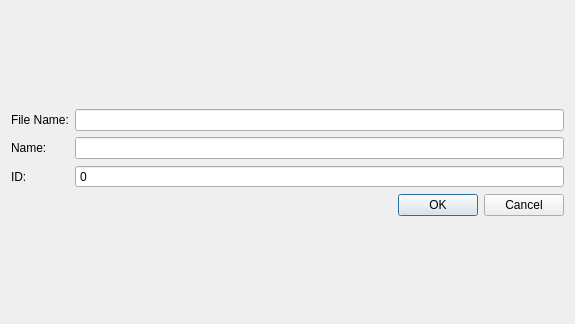
<?xml version="1.0" encoding="UTF-8"?>
<ui version="4.0">
 <class>CaseCreationDialog</class>
 <widget class="QDialog" name="CaseCreationDialog">
  <property name="geometry">
   <rect>
    <x>0</x>
    <y>0</y>
    <width>575</width>
    <height>324</height>
   </rect>
  </property>
  <property name="windowTitle">
   <string>Dialog</string>
  </property>
  <layout class="QVBoxLayout" name="verticalLayout">
   <item>
    <spacer name="verticalSpacer">
     <property name="orientation">
      <enum>Qt::Vertical</enum>
     </property>
     <property name="sizeHint" stdset="0">
      <size>
       <width>20</width>
       <height>84</height>
      </size>
     </property>
    </spacer>
   </item>
   <item>
    <layout class="QFormLayout" name="formLayout">
     <item row="0" column="0">
      <widget class="QLabel" name="label">
       <property name="text">
        <string>File Name:</string>
       </property>
      </widget>
     </item>
     <item row="0" column="1">
      <widget class="QLineEdit" name="lineEditFileName">
       <property name="readOnly">
        <bool>true</bool>
       </property>
      </widget>
     </item>
     <item row="1" column="0">
      <widget class="QLabel" name="label_2">
       <property name="text">
        <string>Name:</string>
       </property>
      </widget>
     </item>
     <item row="1" column="1">
      <widget class="QLineEdit" name="lineEditName"/>
     </item>
     <item row="2" column="0">
      <widget class="QLabel" name="label_3">
       <property name="text">
        <string>ID:</string>
       </property>
      </widget>
     </item>
     <item row="2" column="1">
      <widget class="QSpinBox" name="spinBoxID">
       <property name="readOnly">
        <bool>true</bool>
       </property>
       <property name="buttonSymbols">
        <enum>QAbstractSpinBox::NoButtons</enum>
       </property>
       <property name="maximum">
        <number>999999999</number>
       </property>
      </widget>
     </item>
    </layout>
   </item>
   <item>
    <widget class="QDialogButtonBox" name="buttonBox">
     <property name="orientation">
      <enum>Qt::Horizontal</enum>
     </property>
     <property name="standardButtons">
      <set>QDialogButtonBox::Cancel|QDialogButtonBox::Ok</set>
     </property>
    </widget>
   </item>
   <item>
    <spacer name="verticalSpacer_2">
     <property name="orientation">
      <enum>Qt::Vertical</enum>
     </property>
     <property name="sizeHint" stdset="0">
      <size>
       <width>20</width>
       <height>84</height>
      </size>
     </property>
    </spacer>
   </item>
  </layout>
 </widget>
 <resources/>
 <connections>
  <connection>
   <sender>buttonBox</sender>
   <signal>accepted()</signal>
   <receiver>CaseCreationDialog</receiver>
   <slot>accept()</slot>
   <hints>
    <hint type="sourcelabel">
     <x>248</x>
     <y>254</y>
    </hint>
    <hint type="destinationlabel">
     <x>157</x>
     <y>274</y>
    </hint>
   </hints>
  </connection>
  <connection>
   <sender>buttonBox</sender>
   <signal>rejected()</signal>
   <receiver>CaseCreationDialog</receiver>
   <slot>reject()</slot>
   <hints>
    <hint type="sourcelabel">
     <x>316</x>
     <y>260</y>
    </hint>
    <hint type="destinationlabel">
     <x>286</x>
     <y>274</y>
    </hint>
   </hints>
  </connection>
 </connections>
</ui>
